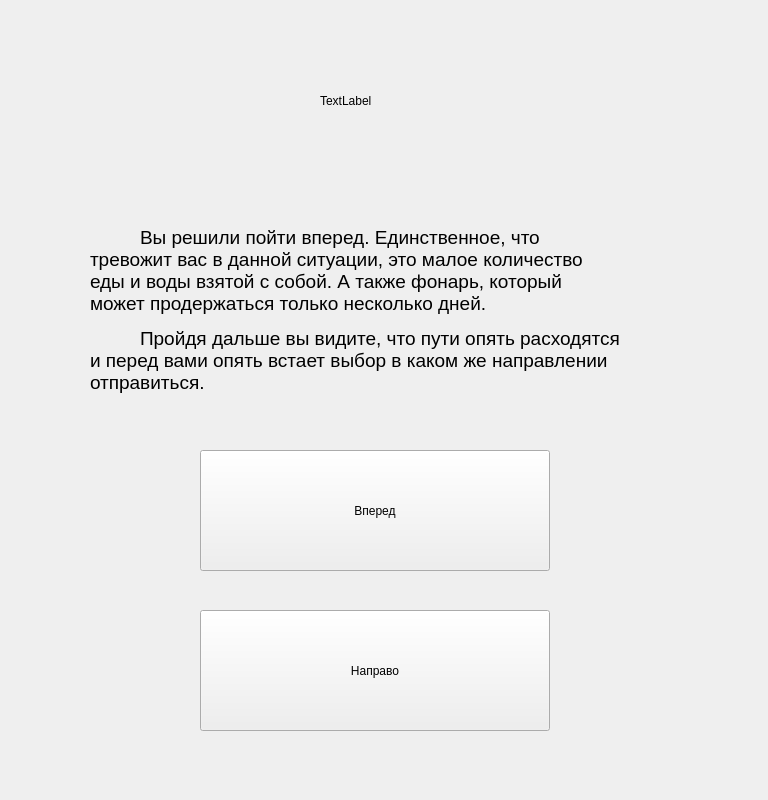
<?xml version="1.0" encoding="UTF-8"?>
<ui version="4.0">
 <class>Vpered2</class>
 <widget class="QWidget" name="Vpered2">
  <property name="geometry">
   <rect>
    <x>0</x>
    <y>0</y>
    <width>768</width>
    <height>800</height>
   </rect>
  </property>
  <property name="windowTitle">
   <string>Form</string>
  </property>
  <widget class="QPushButton" name="pushButton">
   <property name="geometry">
    <rect>
     <x>200</x>
     <y>450</y>
     <width>350</width>
     <height>121</height>
    </rect>
   </property>
   <property name="text">
    <string>Вперед</string>
   </property>
  </widget>
  <widget class="QPushButton" name="pushButton_2">
   <property name="geometry">
    <rect>
     <x>200</x>
     <y>610</y>
     <width>350</width>
     <height>121</height>
    </rect>
   </property>
   <property name="text">
    <string>Направо</string>
   </property>
  </widget>
  <widget class="QLabel" name="label_2">
   <property name="geometry">
    <rect>
     <x>90</x>
     <y>190</y>
     <width>631</width>
     <height>241</height>
    </rect>
   </property>
   <property name="text">
    <string>&lt;html&gt;&lt;head/&gt;&lt;style&gt; p {text-indent: 50px} &lt;/style&gt;&lt;body&gt;&lt;p&gt;&lt;span style=&quot; font-size:14pt;&quot;&gt;Вы решили пойти вперед. Единственное, что&lt;br/&gt;тревожит вас в данной ситуации, это малое количество&lt;br/&gt;еды и воды взятой с собой. А также фонарь, который&lt;br/&gt;может продержаться только несколько дней.&lt;/span&gt;&lt;/p&gt;&lt;p&gt;&lt;span style=&quot; font-size:14pt;&quot;&gt;Пройдя дальше вы видите, что пути опять расходятся&lt;br/&gt;и перед вами опять встает выбор в каком же направлении&lt;br/&gt;отправиться.&lt;/span&gt;&lt;/p&gt;&lt;/body&gt;&lt;/html&gt;</string>
   </property>
  </widget>
  <widget class="QLabel" name="label_pict">
   <property name="geometry">
    <rect>
     <x>0</x>
     <y>0</y>
     <width>768</width>
     <height>800</height>
    </rect>
   </property>
   <property name="text">
    <string/>
   </property>
   <property name="pixmap">
    <pixmap>../PICT/pict2.png</pixmap>
   </property>
  </widget>
  <widget class="QLabel" name="label5">
   <property name="geometry">
    <rect>
     <x>320</x>
     <y>50</y>
     <width>251</width>
     <height>101</height>
    </rect>
   </property>
   <property name="styleSheet">
    <string notr="true">font: 14pt &quot;Times New Roman&quot;;</string>
   </property>
   <property name="text">
    <string>TextLabel</string>
   </property>
  </widget>
  <zorder>label_pict</zorder>
  <zorder>pushButton</zorder>
  <zorder>pushButton_2</zorder>
  <zorder>label_2</zorder>
  <zorder>label5</zorder>
 </widget>
 <resources/>
 <connections/>
</ui>
